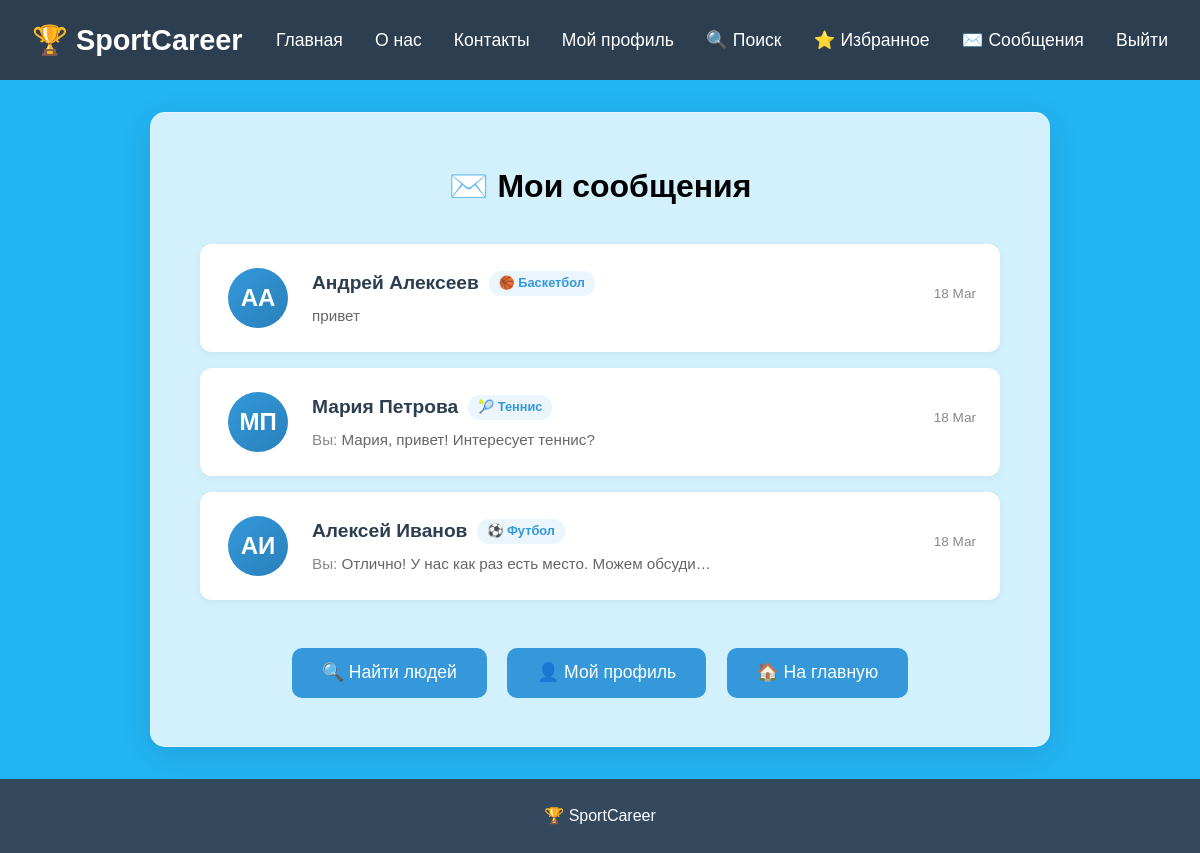
Screenshot of /messages (signed in) with the database file from the repository.
### app.py (models this page shows, shortened)
class User(db.Model):
    id = db.Column(db.Integer, primary_key=True)
    name = db.Column(db.String(100), nullable=False)
    surname = db.Column(db.String(100), nullable=False)
    email = db.Column(db.String(120), unique=True, nullable=False)
    phone = db.Column(db.String(20))
    password_hash = db.Column(db.String(200), nullable=False)
    sport = db.Column(db.String(50))
    position = db.Column(db.String(100))
    experience = db.Column(db.Integer, default=0)
    level = db.Column(db.String(50))
    city = db.Column(db.String(100))
    goals = db.Column(db.String(100))
    about = db.Column(db.Text, default='')
    created_at = db.Column(db.DateTime, default=datetime.utcnow)
    profile_type = db.Column(db.String(20), default='seeker')
    sent_messages = db.relationship('Message', foreign_keys='Message.sender_id', backref='sender', lazy='dynamic')
    received_messages = db.relationship('Message', foreign_keys='Message.receiver_id', backref='receiver', lazy='dynamic')

class Message(db.Model):
    id = db.Column(db.Integer, primary_key=True)
    sender_id = db.Column(db.Integer, db.ForeignKey('user.id'), nullable=False)
    receiver_id = db.Column(db.Integer, db.ForeignKey('user.id'), nullable=False)
    content = db.Column(db.Text, nullable=False)
    timestamp = db.Column(db.DateTime, default=datetime.utcnow)
    is_read = db.Column(db.Boolean, default=False)
    def formatted_time(self):
        now = datetime.utcnow()
        if self.timestamp.date() == now.date():
            return self.timestamp.strftime('%H:%M')
        elif self.timestamp.year == now.year:
            return self.timestamp.strftime('%d %b')
        else:
            return self.timestamp.strftime('%d.%m.%Y')

### app.py (the view)
@app.route('/messages')
def messages():
    if 'user_id' not in session:
        flash('❌ Для просмотра сообщений необходимо войти в систему', 'error')
        return redirect(url_for('login'))
    current_user = User.query.get(session['user_id'])
    if not current_user:
        flash('❌ Пользователь не найден', 'error')
        return redirect(url_for('login'))
    sent_users = db.session.query(User).join(Message, Message.receiver_id == User.id).filter(Message.sender_id == current_user.id).distinct().all()
    received_users = db.session.query(User).join(Message, Message.sender_id == User.id).filter(Message.receiver_id == current_user.id).distinct().all()
    all_chat_users = list(set(sent_users + received_users))
    chats = []
    for user in all_chat_users:
        last_message = Message.query.filter(
            ((Message.sender_id == current_user.id) & (Message.receiver_id == user.id)) |
            ((Message.sender_id == user.id) & (Message.receiver_id == current_user.id))
        ).order_by(Message.timestamp.desc()).first()
        unread_count = Message.query.filter_by(
            sender_id=user.id,
            receiver_id=current_user.id,
            is_read=False
        ).count()
        chats.append({
            'user': user,
            'last_message': last_message,
            'unread_count': unread_count
        })
    chats.sort(key=lambda x: x['last_message'].timestamp if x['last_message'] else datetime(1900, 1, 1), reverse=True)
    return render_template('messages.html', chats=chats, current_user=current_user)

### templates/messages.html (shortened to what this page needs)
<!DOCTYPE html>
<html lang="ru">
<head>
    <link rel="stylesheet" href="/static/style.css">
</head>
<body>
    <header>
        <nav>
            <a href="/" class="logo-link">
                <div class="logo-text">🏆 SportCareer</div>
            </a>
            <ul>
                <li><a href="/">Главная</a></li>
                <li><a href="/about">О нас</a></li>
                <li><a href="/contact">Контакты</a></li>
                <li><a href="/profile" style="color: #3498db;">Мой профиль</a></li>
                <li><a href="/search" style="color: #e74c3c; font-weight: bold;">🔍 Поиск</a></li>
                <li><a href="/favorites" style="color: #f39c12; font-weight: bold;">⭐ Избранное</a></li>
                <li><a href="/messages" style="color: #2ecc71; font-weight: bold;">✉️ Сообщения</a></li>
                <li><a href="/logout" style="color: #e74c3c;">Выйти</a></li>
            </ul>
        </nav>
    </header>
    <main>
        {% block content %}
        <div class="content-block">
            <h1 style="text-align: center; margin-bottom: 2rem;">✉️ Мои сообщения</h1>
            <div class="messages-container">
                {% if chats %}
                    {% for chat in chats %}
                    <a href="/messages/{{ chat.user.id }}" class="chat-item {% if chat.unread_count > 0 %}unread{% endif %}">
                        <div class="chat-avatar">
                            {{ chat.user.name[0] }}{{ chat.user.surname[0] }}
                        </div>
                        <div class="chat-info">
                            <div class="chat-name">
                                {{ chat.user.name }} {{ chat.user.surname }}
                                <span class="sport-tag">
                                    {% if chat.user.sport == 'football' %}⚽ Футбол
                                    {% elif chat.user.sport == 'basketball' %}🏀 Баскетбол
                                    {% elif chat.user.sport == 'volleyball' %}🏐 Волейбол
                                    {% elif chat.user.sport == 'hockey' %}🏒 Хоккей
                                    {% elif chat.user.sport == 'tennis' %}🎾 Теннис
                                    {% else %}🤸 {{ chat.user.sport }}
                                    {% endif %}
                                </span>
                            </div>
                            {% if chat.last_message %}
                            <div class="chat-last-message">
                                {% if chat.last_message.sender_id == current_user.id %}
                                    <span style="color: #888;">Вы:</span>
                                {% endif %}
                                {{ chat.last_message.content }}
                            </div>
                            {% else %}
                            <div class="chat-last-message" style="color: #aaa;">
                                Нет сообщений
                            </div>
                            {% endif %}
                        </div>
                        <div class="chat-meta">
                            {% if chat.last_message %}
                            <div class="chat-time">
                                {{ chat.last_message.formatted_time() }}
                            </div>
                            {% endif %}
                        </div>
                    </a>
                    {% endfor %}
                {% endif %}
            </div>
            <div style="text-align: center; margin-top: 2rem;">
                <a href="/search" class="back-btn" style="margin-right: 1rem;">🔍 Найти людей</a>
                <a href="/profile" class="back-btn" style="background-color: #3498db;">👤 Мой профиль</a>
                <a href="/" class="back-btn" style="background-color: #95a5a6; margin-left: 1rem;">🏠 На главную</a>
            </div>
        </div>
        {% endblock %}
    </main>
    <footer>
        <p>🏆 SportCareer</p>
    </footer>
</body>
</html>

### static/style.css (style rules this page uses)
* { margin: 0; padding: 0; box-sizing: border-box; }
html, body { height: 100%; margin: 0; padding: 0; }
body { display: flex; flex-direction: column; min-height: 100vh; font-family: Arial, sans-serif; background-color: #23b4f3; line-height: 1.6; }
header { background-color: #2c3e50; color: white; padding: 0; position: sticky; top: 0; z-index: 100; height: 70px; display: flex; align-items: center; }
nav { max-width: 1200px; margin: 0 auto; display: flex; justify-content: space-between; align-items: center; padding: 0 2rem; width: 100%; height: 100%; }
.logo-link { text-decoration: none; margin-right: auto; }
.logo-text { font-size: 1.5rem; font-weight: bold; color: white; white-space: nowrap; }
nav ul { display: flex; list-style: none; align-items: center; margin: 0; padding: 0; margin-left: auto; }
nav ul li:first-child { margin-left: 0; }
nav ul li { margin-left: 1.5rem; }
nav ul li a { color: white; text-decoration: none; transition: color 0.3s; font-weight: 500; white-space: nowrap; }
main { flex: 1; max-width: 1200px; margin: 0 auto; padding: 2rem; width: 100%; }
.back-btn { background-color: #3498db; color: white; border: none; padding: 12px 30px; font-size: 1.1rem; border-radius: 5px; cursor: pointer; transition: background-color 0.3s; text-decoration: none; display: inline-block; }
footer { background-color: #34495e; color: white; text-align: center; padding: 1.5rem 0; margin-top: auto; width: 100%; }
.content-block { background-color: rgba(255, 255, 255, 0.8); backdrop-filter: blur(10px); border-radius: 15px; padding: 3rem 2rem; border: 1px solid rgba(255, 255, 255, 0.3); box-shadow: 0 8px 32px rgba(0, 0, 0, 0.1); max-width: 900px; margin: 0 auto; }
.content-block .back-btn { background-color: #3498db; color: white; border: none; padding: 12px 30px; font-size: 1.1rem; border-radius: 5px; cursor: pointer; transition: background-color 0.3s; text-decoration: none; display: inline-block; margin-top: 1rem; }
body > header:first-child { height: 80px; display: flex; align-items: center; }
body > main:first-of-type { padding-top: 100px; }
header { height: 80px !important; min-height: 80px !important; max-height: 80px !important; display: flex !important; align-items: center !important; }
nav { height: 100% !important; display: flex !important; align-items: center !important; }
.logo-text { font-size: 1.8rem !important; font-weight: bold !important; color: white !important; white-space: nowrap !important; }
nav ul { display: flex !important; list-style: none !important; align-items: center !important; margin: 0 !important; padding: 0 !important; margin-left: auto !important; }
nav ul li { margin-left: 2rem !important; }
nav ul li:first-child { margin-left: 0 !important; }
nav ul li a { color: white !important; text-decoration: none !important; font-weight: 500 !important; font-size: 1.1rem !important; transition: color 0.3s !important; white-space: nowrap !important; }
body > main:first-of-type { padding-top: 2rem !important; }
.back-btn { background: #3498db !important; color: white !important; border: none !important; padding: 14px 30px !important; font-size: 1.1rem !important; border-radius: 10px !important; cursor: pointer !important; transition: all 0.3s ease !important; font-weight: 500 !important; text-decoration: none !important; display: inline-block !important; text-align: center !important; min-height: 50px !important; line-height: 1.2 !important; }
nav ul li { border-bottom: none !important; }

### rows the page displays
User: user "А", user "А", user.name "Андрей", user.surname "Алексеев"
Message: last_message.content "привет", last_message.formatted_time "18 Mar"
User: user "М", user "П", user.name "Мария", user.surname "Петрова"
Message: last_message.content "Мария, привет! Интересует теннис?", last_message.formatted_time "18 Mar"
User: user "А", user "И", user.name "Алексей", user.surname "Иванов"
Message: last_message.content "Отлично! У нас как раз есть место. Можем обсуди…", last_message.formatted_time "18 Mar"
